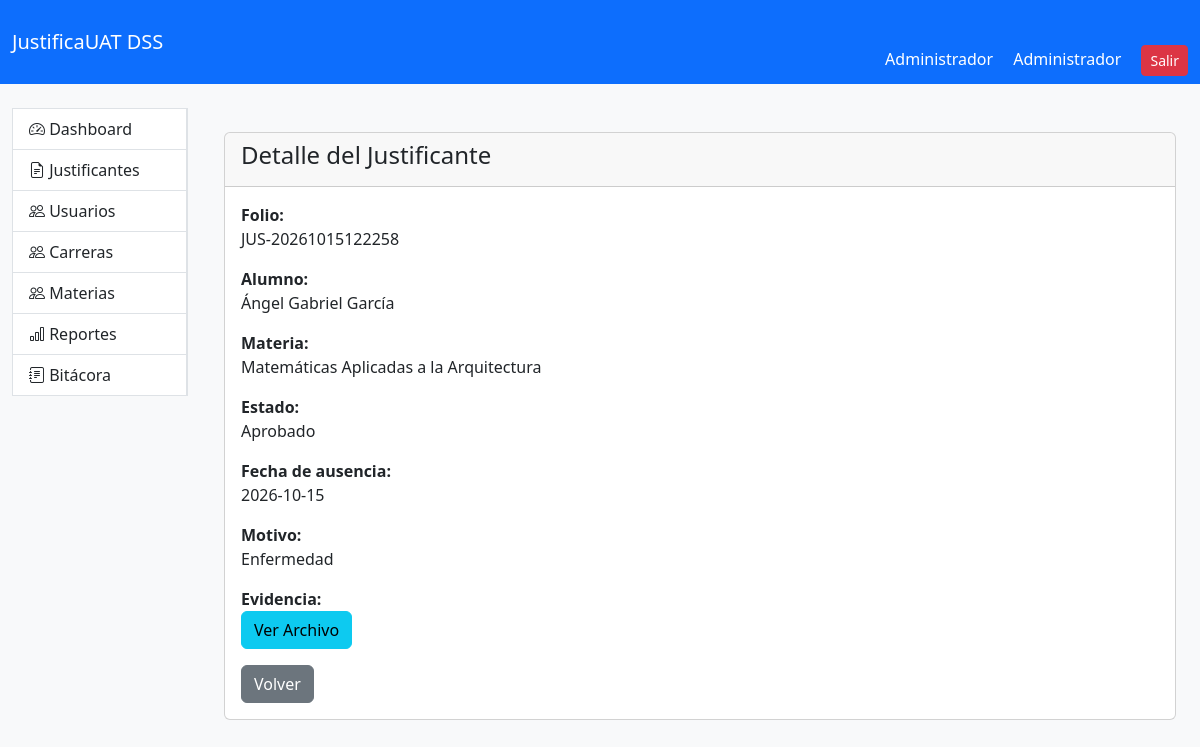
/public/index.php?page=justificantes_show&id=4 (signed in), run on the app's committed database.
### tables this page shows
CREATE TABLE `justificantes` (
  `id` int(11) NOT NULL AUTO_INCREMENT,
  `folio` varchar(50) DEFAULT NULL,
  `alumno_id` int(11) NOT NULL,
  `materia_id` int(11) NOT NULL,
  `fecha_ausencia` date NOT NULL,
  `motivo` text NOT NULL,
  `archivo_evidencia` varchar(255) DEFAULT NULL,
  `estado` enum('Pendiente','Aprobado','Rechazado','Correccion','RevisionEspecial') DEFAULT 'Pendiente',
  `fecha_registro` timestamp NOT NULL DEFAULT current_timestamp(),
  `fecha_resolucion` datetime DEFAULT NULL,
  `observaciones` text DEFAULT NULL,
  PRIMARY KEY (`id`),
  UNIQUE KEY `folio` (`folio`),
  KEY `fk_justificante_alumno` (`alumno_id`),
  KEY `fk_justificante_materia` (`materia_id`),
  CONSTRAINT `fk_justificante_alumno` FOREIGN KEY (`alumno_id`) REFERENCES `alumnos` (`id`),
  CONSTRAINT `fk_justificante_materia` FOREIGN KEY (`materia_id`) REFERENCES `materias` (`id`)
);

CREATE TABLE `alumnos` (
  `id` int(11) NOT NULL AUTO_INCREMENT,
  `matricula` varchar(20) NOT NULL,
  `nombre` varchar(150) NOT NULL,
  `carrera_id` int(11) NOT NULL,
  `correo` varchar(150) DEFAULT NULL,
  `telefono` varchar(20) DEFAULT NULL,
  `activo` tinyint(1) DEFAULT 1,
  `created_at` timestamp NOT NULL DEFAULT current_timestamp(),
  `usuario_id` int(11) DEFAULT NULL,
  PRIMARY KEY (`id`),
  UNIQUE KEY `matricula` (`matricula`),
  KEY `fk_alumno_carrera` (`carrera_id`),
  KEY `fk_alumno_usuario` (`usuario_id`),
  CONSTRAINT `fk_alumno_carrera` FOREIGN KEY (`carrera_id`) REFERENCES `carreras` (`id`),
  CONSTRAINT `fk_alumno_usuario` FOREIGN KEY (`usuario_id`) REFERENCES `usuarios` (`id`)
);

CREATE TABLE `materias` (
  `id` int(11) NOT NULL AUTO_INCREMENT,
  `nombre` varchar(150) NOT NULL,
  `clave` varchar(30) DEFAULT NULL,
  `carrera_id` int(11) DEFAULT NULL,
  `created_at` timestamp NOT NULL DEFAULT current_timestamp(),
  `activo` tinyint(1) NOT NULL DEFAULT 1,
  PRIMARY KEY (`id`),
  KEY `fk_materia_carrera` (`carrera_id`),
  CONSTRAINT `fk_materia_carrera` FOREIGN KEY (`carrera_id`) REFERENCES `carreras` (`id`)
);

### app/Controllers/JustificanteController.php (called while the page is built, shortened)
<?php
require_once __DIR__ . '/../Models/Justificante.php';
class JustificanteController
{
	public function show()
    {
        $id = $_GET['id'];
        $justificante = Justificante::obtenerPorId($id);
        require_once __DIR__ . '/../Views/justificantes/show.php';
    }
}
?>

### app/Models/Justificante.php (called while the page is built, shortened)
<?php
class Justificante
{
    public static function obtenerPorId($id)
    {
        $db = Database::connect();
        $sql = "SELECT
                j.*,
                a.nombre AS nombre_alumno,
                a.matricula,
                c.nombre AS carrera,
                m.nombre AS materia
                FROM justificantes j
                INNER JOIN alumnos a
                ON j.alumno_id = a.id
                INNER JOIN carreras c
                ON a.carrera_id = c.id
                INNER JOIN materias m
                ON j.materia_id = m.id
                WHERE j.id = ?";
        $stmt = $db->prepare($sql);
        $stmt->execute([$id]);
        return $stmt->fetch(PDO::FETCH_ASSOC);
    }
}
?>

### app/Views/justificantes/show.php (the view, shortened to what this page needs)
<?php include '../app/Views/layouts/header.php'; ?>
<?php include '../app/Views/layouts/navbar.php'; ?>
<div class="container-fluid mt-4">
    <div class="row">
        <div class="col-md-2">
        <?php include '../app/Views/layouts/sidebar.php'; ?>
        </div>
        <div class="col-md-10 p-4">
            <div class="card">
                <div class="card-header">
                    <h4>Detalle del Justificante</h4>
                </div>
                <div class="card-body">
                    <p>
                        <strong>Folio:</strong><br>
                        <?= $justificante['folio']; ?>
                    </p>
                    <p>
                        <strong>Alumno:</strong><br>
                        <?= $justificante['nombre_alumno']; ?>
                    </p>
                    <p>
                        <strong>Materia:</strong><br>
                        <?= $justificante['materia']; ?>
                    </p>
                    <p>
                        <strong>Estado:</strong><br>
                        <?= $justificante['estado']; ?>
                    </p>
                    <p>
                        <strong>Fecha de ausencia:</strong><br>
                        <?= $justificante['fecha_ausencia']; ?>
                    </p>
                    <p>
                        <strong>Motivo:</strong><br>
                        <?= $justificante['motivo']; ?>
                    </p>
                    <?php if(!empty($justificante['archivo_evidencia'])): ?>
                        <p>
    <strong>Evidencia:</strong><br>
    <a
        href="/JustificaUAT-MVC/storage/uploads/justificantes/<?= $justificante['archivo_evidencia']; ?>"
        target="_blank"
        class="btn  btn-info">
		Ver Archivo
    </a>
</p>
                    <?php endif; ?>
                    <a
                        href="index.php?page=justificantes"
                        class="btn btn-secondary">
                        Volver
                    </a>
                </div>
            </div>
        </div>
    </div>
</div>
<?php include '../app/Views/layouts/footer.php'; ?>

### public/assets/css/style.css (style rules this page uses)
body { background:#f8f9fa; }

### data on the page
justificantes: folio "JUS-20261015122258", alumno.nombre "Ángel Gabriel García", materia.nombre "Matemáticas Aplicadas a la Arquitectura", estado "Aprobado", fecha_ausencia "2026-10-15", motivo "Enfermedad"

### other printed values
$_SESSION['nombre'] "Administrador"
$_SESSION['rol'] "Administrador"
